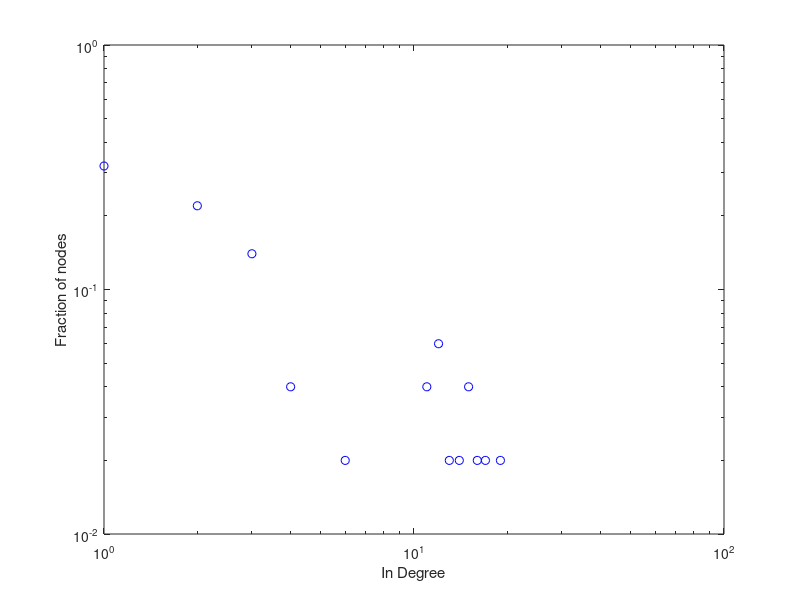
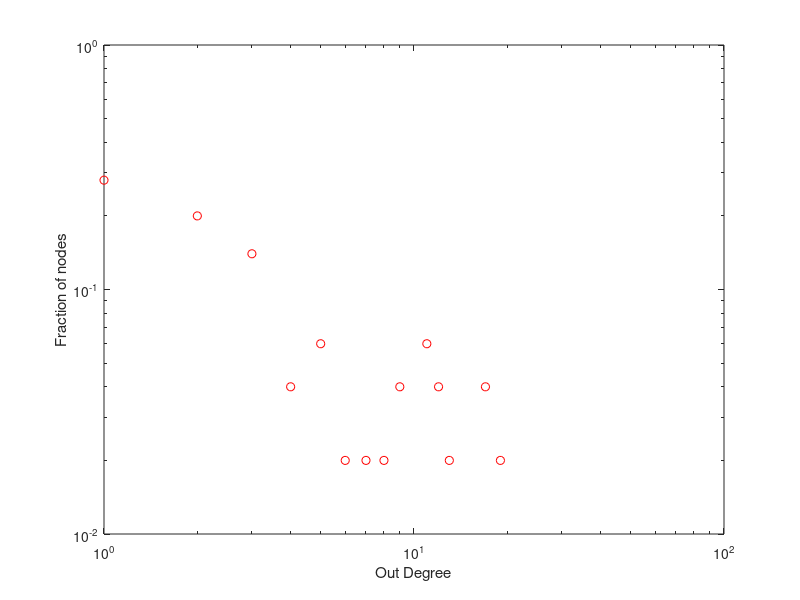

Reproduce these figures in MATLAB, in order.
% %starting distribution
% n = 50;
% p = 0.1;
%   % generate an n*n random Array with chance p per entry to be 1
%   A=(rand(n,n)<p);
%   % clear diagonal Elements out of it
%   A=A-diag(diag(A));
  
 %directed preferential attachment based on Complex Graphs and Networks by Fan Chung and Linyuan Lu
 n = 50;
 A(1,1) = 1;
 p1 = 0.1; %probability for adding a new bank connected to an old one
 p2 = 0.1; %probability for adding a new bank connected 'from' an old bank
 p3 = 1-p1-p2; %probability for connecting two existing banks
 stepweight = [p1,p2,p3];
 
 while size(A,1) < n && size(A,2) < n
     %calculate weights
     outweight = sum(A,1);
     outweight = outweight/sum(outweight);
     inweight = sum(A,2)';
     inweight = inweight/sum(inweight);
     %decide 1 out of 3 scenarios
     step = randsample(1:3, 1, true, stepweight);
     if step==1 %new outgoing
         A = [A;zeros(1,size(A,2))];
         outcol = randsample(1:size(A,2), 1, true, outweight);
         A(size(A,1),outcol) = 1;
     elseif step==2 %new incoming
         A = [A,zeros(size(A,1),1)];
         inrow = randsample(1:size(A,1), 1, true, inweight);
         A(inrow,size(A,2)) = 1;
     elseif step==3 %random link
         rout = randsample(1:size(A,2), 1, true, outweight);
         rin = randsample(1:size(A,1), 1, true, inweight);
         A(rout,rin) = 1;
     end
 end

 %set size to n by n and take out loops
 if size(A,1) < n
     while size(A,1) < n
         A = [A;zeros(1,size(A,2))];
     end
 elseif size(A,2) < n
     while size(A,2) < n
         A = [A,zeros(size(A,1),1)];
     end
 end
 A=A-diag(diag(A));

  %finding out if it is actually scale free
nin = sum(A,1)'; %number of in
a = unique(nin);
out1 = [a,histc(nin(:),a)];
out1(:,2) = out1(:,2)/sum(out1(:,2));
figure
loglog(out1(:,1),out1(:,2),'bo')
ylabel('Fraction of nodes')
xlabel('In Degree')
 
nout = sum(A,2); %number of out
a = unique(nout);
out2 = [a,histc(nout(:),a)];
out2(:,2) = out2(:,2)/sum(out2(:,2));
figure
loglog(out2(:,1),out2(:,2),'ro')
ylabel('Fraction of nodes')
xlabel('Out Degree')
 


 
 
 
 
 
 
 
 
 
 
 